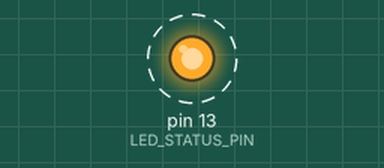
Simulated run of this sketch. Board: Arduino Uno, built with avr-gcc and run on an emulated ATmega328P. On the bench: output pins drawn as LEDs (lit = HIGH). Dashed ring = blinking. What the sketch prints to the serial monitor is not drawn.

Above: at 0.5 s.
Timing chart, 0 to 4.6 s (numbered marks = the images above):
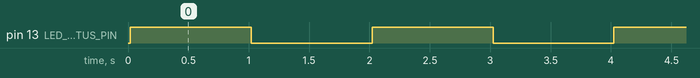

The sketch:

audio_safety_framework.ino
```cpp
// CaraPH V2 Audio Safety Framework
// Extends basic safety with audio hardware protection

#define I2S_WS_PIN 4
#define I2S_SCK_PIN 5
#define I2S_SD_PIN 6
#define SD_CS_PIN 10
#define LED_STATUS_PIN 13

void setup() {
  Serial.begin(115200);
  Serial.println("=== CaraPH V2 Audio Safety Framework ===");

  // Basic safety initialization
  initializeBasicSafety();

  // Audio hardware safety
  initializeAudioSafety();

  // SD card safety
  initializeStorageSafety();

  Serial.println("✓ All hardware initialized safely");
  Serial.println("✓ Ready for audio driver integration");
}

void loop() {
  // Safety heartbeat with audio status
  performSafetyChecks();
  updateStatusIndicators();
  delay(1000);
}

void initializeBasicSafety() {
  // Your existing safety framework
  for (int pin = 0; pin < 22; pin++) {
    if (pin != LED_STATUS_PIN) {
      pinMode(pin, INPUT_PULLUP);
    }
  }

  pinMode(LED_STATUS_PIN, OUTPUT);
  digitalWrite(LED_STATUS_PIN, LOW);

  Serial.println("✓ Basic GPIO safety active");
}

void initializeAudioSafety() {
  // Prepare audio pins but don't activate yet
  pinMode(I2S_WS_PIN, INPUT_PULLUP);
  pinMode(I2S_SCK_PIN, INPUT_PULLUP);
  pinMode(I2S_SD_PIN, INPUT_PULLUP);

  Serial.println("✓ Audio pins in safe state");
  Serial.println("✓ Ready for I2S driver activation");
}

void initializeStorageSafety() {
  // SD card in safe state
  pinMode(SD_CS_PIN, INPUT_PULLUP);

  Serial.println("✓ Storage pins in safe state");
  Serial.println("✓ Ready for SD card driver activation");
}

void performSafetyChecks() {
  // Monitor system health
  static int heartbeat = 0;
  heartbeat++;

  digitalWrite(LED_STATUS_PIN, heartbeat % 2);

  Serial.print("SAFE: System operational - Heartbeat #");
  Serial.println(heartbeat);

  // Future: Add battery voltage, temperature monitoring
}

void updateStatusIndicators() {
  // Future: Multi-color LED status patterns
  // Green = safe, Yellow = warning, Red = error
}
```

Measured:
- by itself, pin 13 (LED_STATUS_PIN): alternates HIGH for 1.0 s and LOW for 1.0 s
